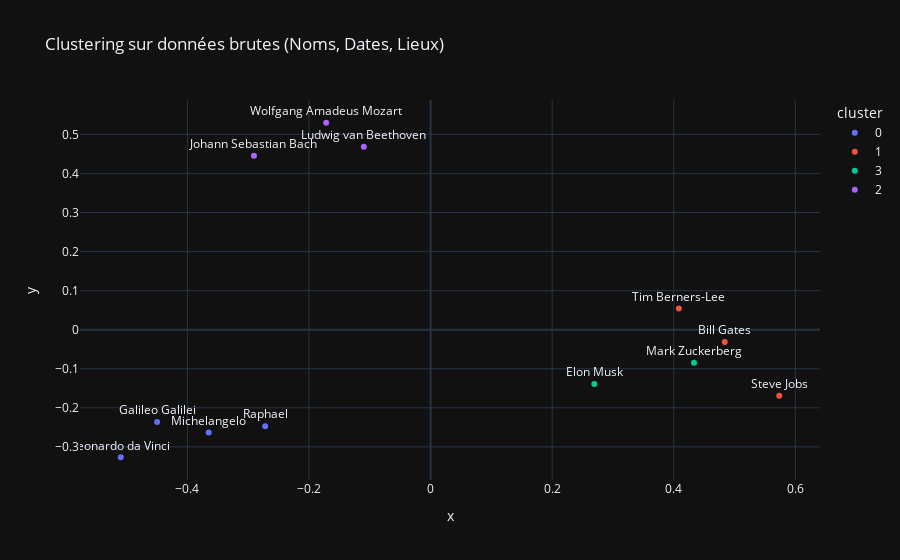

Source (notebook cell):
### Code cell
# 1. Simulation d'un résultat SPARQL minimaliste
# Structure : Un nom, une date, un lieu (sans aucune phrase descriptive)
mock_minimal_results = {
    "results": {
        "bindings": [
            # Groupe Renaissance
            {"label": {"value": "Leonardo da Vinci"}, "date": {"value": "1452-04-15"}, "city": {"value": "Florence"}},
            {"label": {"value": "Michelangelo"}, "date": {"value": "1475-03-06"}, "city": {"value": "Florence"}},
            {"label": {"value": "Raphael"}, "date": {"value": "1483-04-06"}, "city": {"value": "Urbino"}},
            
            # Groupe Contemporain / Tech
            {"label": {"value": "Steve Jobs"}, "date": {"value": "1955-02-24"}, "city": {"value": "San Francisco"}},
            {"label": {"value": "Bill Gates"}, "date": {"value": "1955-10-28"}, "city": {"value": "Seattle"}},
            {"label": {"value": "Mark Zuckerberg"}, "date": {"value": "1984-05-14"}, "city": {"value": "White Plains"}},
            {"label": {"value": "Elon Musk"}, "date": {"value": "1971-06-28"}, "city": {"value": "Pretoria"}},

            # Groupe Musique Classique
            {"label": {"value": "Ludwig van Beethoven"}, "date": {"value": "1770-12-17"}, "city": {"value": "Bonn"}},
            {"label": {"value": "Johann Sebastian Bach"}, "date": {"value": "1685-03-31"}, "city": {"value": "Eisenach"}},
            {"label": {"value": "Wolfgang Amadeus Mozart"}, "date": {"value": "1756-01-27"}, "city": {"value": "Salzburg"}},
            
            # Entrées isolées pour tester la sensibilité
            {"label": {"value": "Galileo Galilei"}, "date": {"value": "1564-02-15"}, "city": {"value": "Pisa"}},
            {"label": {"value": "Tim Berners-Lee"}, "date": {"value": "1955-06-08"}, "city": {"value": "London"}}
        ]
    }
}

# 2. Exécution de l'analyse
# La fonction va concaténer : "Leonardo da Vinci 1452-04-15 Florence"
df_min, fig_min = analyse_universelle(mock_minimal_results)

# 3. Affichage
fig_min.update_layout(title="Clustering sur données brutes (Noms, Dates, Lieux)")
fig_min.show()

### Figure 1 — Plotly figure (JSON) as saved in the notebook; plotly's stock layout.template omitted (floating-point values rounded to 4 significant figures)
{"data": [{"customdata": [["Leonardo da Vinci", "1452-04-15", "Florence", "0"], ["Michelangelo", "1475-03-06", "Florence", "0"], ["Raphael", "1483-04-06", "Urbino", "0"], ["Galileo Galilei", "1564-02-15", "Pisa", "0"]], "hovertemplate": "cluster=%{customdata[3]}<br>x=%{x}<br>y=%{y}<br>label=%{customdata[0]}<br>date=%{customdata[1]}<br>city=%{customdata[2]}<extra></extra>", "legendgroup": "0", "marker": {"color": "#636efa", "symbol": "circle"}, "mode": "markers+text", "name": "0", "orientation": "v", "showlegend": true, "text": ["Leonardo da Vinci", "Michelangelo", "Raphael", "Galileo Galilei"], "textposition": "top center", "type": "scatter", "x": [-0.5097, -0.365, -0.272, -0.4499], "xaxis": "x", "y": [-0.3266, -0.2634, -0.2471, -0.2361], "yaxis": "y"}, {"customdata": [["Steve Jobs", "1955-02-24", "San Francisco", "1"], ["Bill Gates", "1955-10-28", "Seattle", "1"], ["Tim Berners-Lee", "1955-06-08", "London", "1"]], "hovertemplate": "cluster=%{customdata[3]}<br>x=%{x}<br>y=%{y}<br>label=%{customdata[0]}<br>date=%{customdata[1]}<br>city=%{customdata[2]}<extra></extra>", "legendgroup": "1", "marker": {"color": "#EF553B", "symbol": "circle"}, "mode": "markers+text", "name": "1", "orientation": "v", "showlegend": true, "text": ["Steve Jobs", "Bill Gates", "Tim Berners-Lee"], "textposition": "top center", "type": "scatter", "x": [0.5736, 0.4839, 0.4084], "xaxis": "x", "y": [-0.169, -0.03165, 0.05442], "yaxis": "y"}, {"customdata": [["Mark Zuckerberg", "1984-05-14", "White Plains", "3"], ["Elon Musk", "1971-06-28", "Pretoria", "3"]], "hovertemplate": "cluster=%{customdata[3]}<br>x=%{x}<br>y=%{y}<br>label=%{customdata[0]}<br>date=%{customdata[1]}<br>city=%{customdata[2]}<extra></extra>", "legendgroup": "3", "marker": {"color": "#00cc96", "symbol": "circle"}, "mode": "markers+text", "name": "3", "orientation": "v", "showlegend": true, "text": ["Mark Zuckerberg", "Elon Musk"], "textposition": "top center", "type": "scatter", "x": [0.4334, 0.2694], "xaxis": "x", "y": [-0.08479, -0.1391], "yaxis": "y"}, {"customdata": [["Ludwig van Beethoven", "1770-12-17", "Bonn", "2"], ["Johann Sebastian Bach", "1685-03-31", "Eisenach", "2"], ["Wolfgang Amadeus Mozart", "1756-01-27", "Salzburg", "2"]], "hovertemplate": "cluster=%{customdata[3]}<br>x=%{x}<br>y=%{y}<br>label=%{customdata[0]}<br>date=%{customdata[1]}<br>city=%{customdata[2]}<extra></extra>", "legendgroup": "2", "marker": {"color": "#ab63fa", "symbol": "circle"}, "mode": "markers+text", "name": "2", "orientation": "v", "showlegend": true, "text": ["Ludwig van Beethoven", "Johann Sebastian Bach", "Wolfgang Amadeus Mozart"], "textposition": "top center", "type": "scatter", "x": [-0.1098, -0.2905, -0.1718], "xaxis": "x", "y": [0.4681, 0.4455, 0.5298], "yaxis": "y"}], "layout": {"legend": {"title": {"text": "cluster"}, "tracegroupgap": 0}, "title": {"text": "Clustering sur données brutes (Noms, Dates, Lieux)"}, "xaxis": {"anchor": "y", "domain": [0, 1], "title": {"text": "x"}}, "yaxis": {"anchor": "x", "domain": [0, 1], "title": {"text": "y"}}}}
